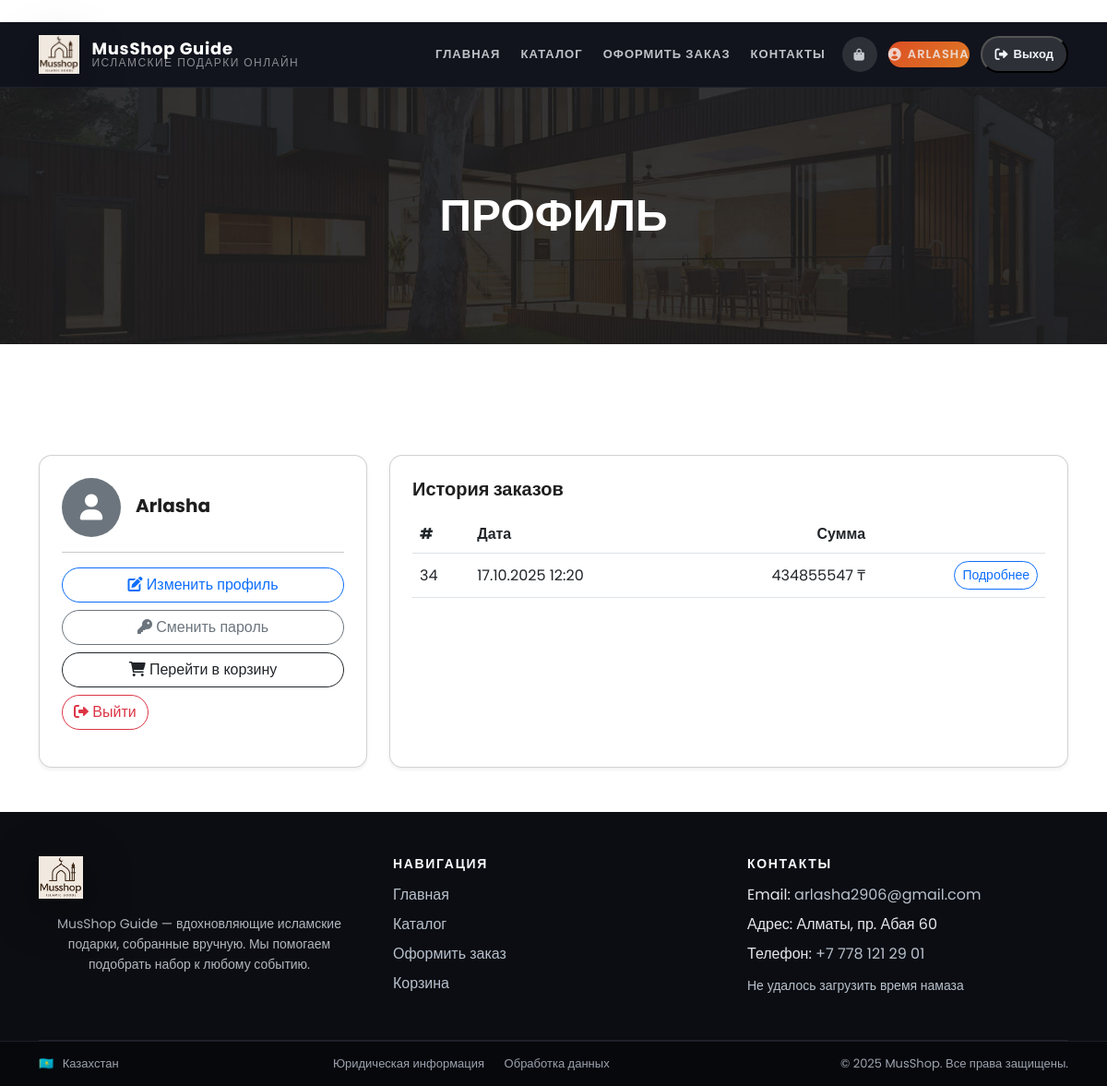
/accounts/profile/ (signed in), run on the app's committed database.
### orders/models.py (models this page shows, shortened)
class Order(models.Model):
    user = models.ForeignKey(
        settings.AUTH_USER_MODEL,
        on_delete=models.SET_NULL,
        null=True,
        blank=True,
        related_name="orders",
        verbose_name="Пользователь",
    )
    customer_name = models.CharField("Имя", max_length=120)
    phone = models.CharField("Телефон", max_length=50)
    address = models.CharField("Адрес", max_length=255, blank=True)
    comment = models.TextField("Комментарий", blank=True)
    created = models.DateTimeField("Создан", auto_now_add=True)
    updated = models.DateTimeField("Обновлён", auto_now=True)
    status = models.CharField(
        "Статус",
        max_length=20,
        choices=[
            ("new", "Новый"),
            ("processing", "В обработке"),
            ("done", "Завершён"),
            ("cancelled", "Отменён"),
        ],
        default="new",
    )
    total_amount = models.DecimalField(
        "Итоговая сумма",
        max_digits=12,
        decimal_places=2,
        null=True,
        blank=True,
        default=None,
    )
    class Meta:
        ordering = ["-created"]
        verbose_name = "Заказ"
        verbose_name_plural = "Заказы"
    @property
    def total_value(self) -> Decimal:
        if self.total_amount is not None:
            return self.total_amount
        return self.total()

### accounts/views.py (the view)
# urls.py: path("profile/", views.profile, name="profile"),
@login_required
def profile(request):
    from orders.models import Order
    orders = Order.objects.filter(user=request.user).order_by("-created")
    return render(request, "accounts/profile.html", {"orders": orders})

### cart/context_processors.py (called while the page is built)
def cart(request):
    session_cart = request.session.get("cart", {})
    total_qty = sum(item.get("qty", 0) for item in session_cart.values())
    return {"cart_count": total_qty, "cart_items": session_cart}

### templates/accounts/profile.html (shortened to what this page needs)
{% extends "base.html" %}
{% load static %}
{% block page_heading %}
<div class="page-heading header-text"><div class="container"><div class="row"><div class="col-lg-12"><h3>Профиль</h3></div></div></div></div>
{% endblock %}
{% block content %}
<div class="row g-4">
  <div class="col-lg-4">
    <div class="card p-4 shadow-sm h-100">
      <div class="d-flex align-items-center gap-3">
        <div class="rounded-circle bg-secondary text-white d-flex align-items-center justify-content-center" style="width:64px;height:64px; font-size:28px;">
          <i class="fa fa-user"></i>
        </div>
        <div>
          <h5 class="mb-1">{{ request.user.get_full_name|default:request.user.username }}</h5>
        </div>
      </div>
      <hr>
      <div class="d-grid gap-2">
        <a class="btn btn-outline-primary" href="{% url 'accounts:edit_profile' %}"><i class="fa fa-edit"></i> Изменить профиль</a>
        <a class="btn btn-outline-secondary" href="{% url 'accounts:password_change' %}"><i class="fa fa-key"></i> Сменить пароль</a>
        <a class="btn btn-outline-dark" href="{% url 'cart_detail' %}"><i class="fa fa-shopping-cart"></i> Перейти в корзину</a>
        <form method="post" action="{% url 'accounts:logout' %}">
          <button class="btn btn-outline-danger" type="submit"><i class="fa fa-sign-out-alt"></i> Выйти</button>
        </form>
      </div>
    </div>
  </div>
  <div class="col-lg-8">
    <div class="card p-4 shadow-sm h-100">
      <h5 class="mb-3">История заказов</h5>
      {% if orders %}
        <div class="table-responsive">
          <table class="table align-middle">
            <thead>
              <tr>
                <th>#</th>
                <th>Дата</th>
                <th class="text-end">Сумма</th>
                <th></th>
              </tr>
            </thead>
            <tbody>
              {% for o in orders %}
                <tr>
                  <td>{{ o.id }}</td>
                  <td>{{ o.created|date:'d.m.Y H:i' }}</td>
                  <td class="text-end">{{ o.total_value|floatformat:0 }} ₸</td>
                  <td class="text-end"><a class="btn btn-sm btn-outline-primary" href="{% url 'orders:success' o.id %}">Подробнее</a></td>
                </tr>
              {% endfor %}
            </tbody>
          </table>
        </div>
      {% else %}
        <p class="text-muted">Пока нет оформленных заказов.</p>
      {% endif %}
    </div>
  </div>
</div>
{% endblock %}

### templates/base.html (shortened to what this page needs)
﻿{% load static %}
<!doctype html>
<html lang="ru">
<head>
  <link href="{% static 'vendor/bootstrap/css/bootstrap.min.css' %}" rel="stylesheet">
  <link rel="stylesheet" href="{% static 'assets/css/fontawesome.css' %}">
  <link rel="stylesheet" href="{% static 'assets/css/templatemo-villa-agency.css' %}">
  <link rel="stylesheet" href="{% static 'assets/css/mobile.css' %}">
</head>
<body>
<header class="site-header">
  <div class="container">
    <div class="navbar-shell">
      <div class="nav-brand">
        <a href="{% url 'home' %}" class="brand-link">
          <img src="{% static 'assets/images/musshop-logo.png' %}" alt="MusShop" class="brand-logo">
          <div class="brand-text">
            <span class="brand-name">MusShop Guide</span>
            <span class="brand-subtitle">исламские подарки онлайн</span>
          </div>
        </a>
      </div>
      <div class="nav-menu" id="primaryNav" aria-hidden="true">
        <nav class="nav-links nav-center" aria-label="Primary navigation">
        <a href="{% url 'home' %}" class="{% if request.resolver_match.url_name == 'home' %}active{% endif %}">Главная</a>
        <a href="{% url 'shop_all' %}" class="{% if request.resolver_match.url_name == 'shop_all' or request.resolver_match.url_name == 'category' or request.resolver_match.url_name == 'product' %}active{% endif %}">Каталог</a>
        <a href="{% url 'orders:create' %}" class="{% if request.resolver_match.url_name == 'create' %}active{% endif %}">Оформить заказ</a>
        <a href="{% url 'flatpage' 'contact' %}" class="{% if request.resolver_match.url_name == 'contact' %}active{% endif %}">Контакты</a>
      </nav>
      <div class="nav-actions">
        <a class="nav-cart {% if request.resolver_match.url_name == 'cart_detail' %}active{% endif %}" href="{% url 'cart_detail' %}">
          <i class="fa fa-shopping-bag"></i>
        </a>
        {% if request.user.is_authenticated %}
          <a class="nav-button" href="{% url 'accounts:profile' %}"><i class="fa fa-user-circle"></i> {{ request.user.username }}</a>
          <form method="post" action="{% url 'accounts:logout' %}">
            <button class="nav-button ghost" type="submit"><i class="fa fa-sign-out-alt"></i> Выход</button>
          </form>
        {% else %}
          <a class="nav-button" href="{% url 'accounts:login' %}"><i class="fa fa-sign-in-alt"></i> Вход</a>
          <a class="nav-button ghost" href="{% url 'accounts:register' %}">Регистрация</a>
        {% endif %}
      </div>
    </div>
  </div>
</header>
{% block page_heading %}{% endblock %}
<main class="section">
  {% block content_wrapper %}
  <div class="container">
    {% block content %}{% endblock %}
  </div>
  {% endblock %}
</main>
<footer class="site-footer mt-5">
  <div class="container">
    <div class="footer-top">
      <div class="footer-brand">
        <a href="{% url 'home' %}" class="footer-logo" aria-label="MusShop">
          <img src="{% static 'assets/images/musshop-logo.png' %}" alt="Логотип MusShop">
        </a>
        <p class="footer-text">
          MusShop Guide — вдохновляющие исламские подарки, собранные вручную. Мы помогаем подобрать набор к любому событию.
        </p>
      </div>
      <div class="footer-links">
        <h6>Навигация</h6>
        <ul>
          <li><a href="{% url 'home' %}">Главная</a></li>
          <li><a href="{% url 'shop_all' %}">Каталог</a></li>
          <li><a href="{% url 'orders:create' %}">Оформить заказ</a></li>
          <li><a href="{% url 'cart_detail' %}">Корзина</a></li>
        </ul>
      </div>
      <div class="footer-links">
        <h6>Контакты</h6>
        <ul>
          <li>Email: <a href="mailto:arlasha2906@gmail.com">arlasha2906@gmail.com</a></li>
          <li>Адрес: Алматы, пр. Абая 60</li>
          <li>Телефон: <a href="tel:+77781212901">+7 778 121 29 01</a></li>
        </ul>
        <div class="footer-prayer-times" id="footerPrayerTimes">Загрузка расписания намазов...</div>
      </div>
    </div>
  </div>
  <div class="footer-bottom">
    <div class="container">
      <div class="footer-bottom-inner">
        <div class="footer-location"><span class="flag">🇰🇿</span> Казахстан</div>
        <div class="footer-links">
          <a href="{% url 'flatpage' 'contact' %}">Юридическая информация</a>
          <a href="{% url 'accounts:register' %}">Обработка данных</a>
        </div>
        <div class="footer-copy">© 2025 MusShop. Все права защищены.</div>
      </div>
    </div>
  </div>
</footer>
</body>
</html>

### static/assets/css/templatemo-villa-agency.css (style rules this page uses)
html, body, div, span, applet, object, iframe, h1, h2, h3, h4, h5, h6, p, blockquote, div pre, a, abbr, acronym, address, big, cite, code, del, dfn, em, font, img, ins, kbd, q, s, samp, small, strike, strong, sub, sup, tt, var, b, u, i, center, dl, dt, dd, ol, ul, li, figure, header, nav, section, article, aside, footer, figcaption { margin: 0; padding: 0; border: 0; outline: 0; }
ul, li { padding: 0; margin: 0; list-style: none; }
header, nav, section, article, aside, footer, hgroup { display: block; }
* { box-sizing: border-box; }
html, body { font-family: 'Poppins', sans-serif; -ms-text-size-adjust: 100%; -webkit-font-smoothing: antialiased; -moz-osx-font-smoothing: grayscale; }
a { text-decoration: none !important; }
h1, h2, h3, h4, h5, h6 { color: #1e1e1e; margin-top: 0px; margin-bottom: 0px; font-weight: 700; }
ul { margin-bottom: 0px; }
p { font-size: 14px; line-height: 28px; color: #4a4a4a; }
img { width: 100%; overflow: hidden; }
html, body { font-family: 'Poppins', sans-serif; }
.section { margin-top: 120px; }
footer { margin-top: 150px; background-color: #1e1e1e; min-height: 100px; }
footer p { text-align: center; line-height: 100px; color: #fff; font-size: 16px; font-weight: 400; }
.page-heading { background-image: url(../images/page-heading-bg.jpg); background-position: center bottom; background-repeat: no-repeat; background-size: cover; padding: 110px 0px; text-align: center; }
.page-heading h3 { font-size: 48px; font-weight: 900; text-transform: uppercase; color: #fff; }
body { overflow-x: hidden; }

### templates/base.html (style rules this page uses)
.site-header { transition: background-color 0.3s ease, box-shadow 0.3s ease; }
.site-header .navbar-shell, .site-header .brand-logo, .site-header .brand-text { transition: transform 0.3s ease, padding 0.3s ease, height 0.3s ease, opacity 0.3s ease; }

### data on the page
Order: id "34", created "17.10.2025 12:20", total_value "434855547"

### other printed values
{{ request.user.username }} "ARLASHA"
{{ request.user.get_full_name|default:request.user.username }} "Arlasha"
